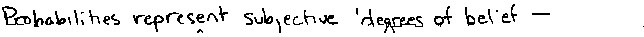
#> input picture experiments/segment/result/line1.png, 644 x 37 px, given in place of line1.png.png, which was not available
$ python word.py result/line1.png   (Python 2 division)
#> lines starting #> are read from the running program, lines starting #| are printed output that depends on the picture; after the words box and inside, x2 and y2 are one past the last pixel; in counts of white or black regions, pixels touching at a corner belong together; pictures that were not available may be replaced by others from this repository, and a replacement may not be noted
#!/usr/bin/python

from PIL import Image;
import glob, os;
import sys;

if (len(sys.argv) < 2):
	print "Enter line*.png number!";
	exit();


im = Image.open("result/line"+sys.argv[1]+".png");
#> im is the input picture: PIL image 644x37 RGB; 91.7% white; black in thin lines or dots, all inside (x1, y1, x2, y2) = (2, 4, 644, 33)
imsize = im.size;
#> imsize = (644, 37)

pix_thresh = 230;

def lowpass(ar):
	nar = [];
	for i in range(0, len(ar)):
		if ( i >= 12 ): nar.append(2 * nar[i-1] - nar[i-2] + ar[i] - 2 * ar[i-6] + ar[i - 12]);
		elif ( i >= 6 ): nar.append(2 * nar[i-1] - nar[i-2] + ar[i] - 2 * ar[i-6]);
		elif ( i >= 2 ): nar.append(2 * nar[i-1] - nar[i-2] + ar[i]);
		elif ( i >= 1 ): nar.append(2 * nar[i-1] + ar[i]);
		else: nar.append(ar[i]);
	return nar;

def highpass(ar):
	nar = [];
	for i in range(0, len(ar)):
		if ( i >= 32 ): nar.append(32 * ar[i-16] - (nar[i-1] + ar[i] - ar[i-32]));
		elif ( i >= 16 ): nar.append(32 * ar[i-16] - (nar[i-1] + ar[i]));
		elif ( i >= 1 ): nar.append(- (nar[i-1] + ar[i]));
		else: nar.append(- ( ar[i]));
	return nar;

def diff(ar):
	nar = [];
	for i in range(0, len(ar)-2):
		if ( i >= 2): nar.append(-ar[i-2] - 2 * ar[i-1] + 2 * ar[i+1] + ar[i + 2]);
		elif ( i >= 1): nar.append(- 2 * ar[i-1] + 2 * ar[i+1] + ar[i + 2]);
		else: nar.append(2 * ar[i+1] + ar[i + 2]);
	return nar;


x_pixels = [];
for i in range(0, imsize[0]):
	pix_tot = 0;
	for j in range(0, imsize[1]):
		pix = im.getpixel((i,j));
		if ( pix[0] < pix_thresh ): pix_tot += 1;

	x_pixels.append(pix_tot);
#> after the loop, x_pixels = 644 values, max 16 at index 34, min 0 at index 0, mean 3.07


passed = diff(x_pixels);
#> after the loop in diff, `for i in range(0, len(ar)-2):`: nar = 642 values, max 46 at index 33, min -31 at index 157, mean 0.00156
#> passed has the same summary as nar in diff
#passed = diff(highpass(lowpassx_pixels)));

nar = [];
window = [0,0,0];
wpos = 0;

maxs = 0;
for i in range(0, len(passed)):
	sq = abs(passed[i]);# * passed[i];
#	nar.append(sq);

	window[wpos % len(window)] = sq;
	wpos += 1;
	s = 0;
	for n in window: s += n;
	#s /= len(window);

	nar.append(s);
	if (s > maxs): maxs = s;
#> this loop made 642 passes
#> (sq, maxs) on passes 1, 2, 3, 4, 5, 34, 35: (3, 3), (11, 14), (18, 32), (21, 50), (23, 62), (46, 77), (25, 93)
#> sq on passes 6 to 11: 18, 3, 24, 21, 6, 0
#> after the loop, maxs = 93; nar = 642 values, max 93 at index 34, min 0 at index 124, mean 21.3; window = [0, 0, 1]; wpos = 642

#nar = y_pixels;

if (maxs == 0 ): exit();

img = Image.new("RGB", imsize, "#FFFFFF");
#> img: PIL image 644x37 RGB; every value is 255

running = False;
divs = [];
for i in range(0, len(nar)):
	if ( nar[i]*1000/maxs < 7 ):
		if running == False: divs.append(i);
		running = True;
	else: running = False;

	for j in range(0, nar[i]*imsize[1]/maxs):
		img.putpixel((i,j), (0,0,255));
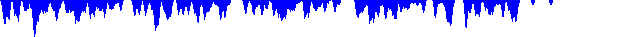
#> img: PIL image 644x37 RGB; mean R, G, B 199.6, 199.6, 255
#> after the loop, divs = [124, 232, 342, 427, 456, 521, 536, 554]

img.save("result/sawords.png", "png");

last_d = 0;
linec = 0;

for d in divs:
	if ( d <= last_d ): continue;

	mi = Image.new("RGB", (d-last_d, imsize[1]), "#FFFFFF");
	for i in range(0, imsize[1]):
		for j in range(last_d, d):
			p = im.getpixel((j,i));
			mi.putpixel((j-last_d,i), p);


	mid = imsize[1]/2;
	nempty = False;
	for j in range(0, d - last_d):
		p0 = im.getpixel((j+last_d, mid))[0] < pix_thresh;
		if ( p0 ):
			nempty = True;

	for i in range(1, imsize[1] - 1):
		xsum = 0;
		for j in range(0, d - last_d):
			p0 = im.getpixel((j+last_d, i))[0] < pix_thresh;
			if ( p0 ): xsum += 1;

		if ( (xsum*100)/(d-last_d) > 70 ):
			for j in range(0, d - last_d):
				pa = im.getpixel((j+last_d, i-1))[0] < pix_thresh;
				p0 = im.getpixel((j+last_d, i))[0] < pix_thresh;
				pb = im.getpixel((j+last_d, i+1))[0] < pix_thresh;

				if ( (not pa) or (not p0) or (not pb) ):
					mi.putpixel((j,i), (255,255,255));


	if ( d-last_d > 10 and nempty ):
		mi.save("result/word"+sys.argv[1]+"_"+str(linec)+".png", "png");

	print "\t Word" + str(linec) + " completed!";
	linec += 1;

	last_d = d+2;
	for i in range(0, imsize[1]):
		im.putpixel((d, i), (255,0,0));
#> this loop made 8 passes
#> (d, last_d) on passes 1 to 8: (124, 126), (232, 234), (342, 344), (427, 429), (456, 458), (521, 523), (536, 538), (554, 556)
#| 	 Word0 completed!
#| 	 Word1 completed!
#| 	 Word2 completed!
#| 	 Word3 completed!
#| 	 Word4 completed!
#| 	 Word5 completed!
#| 	 Word6 completed!
#| 	 Word7 completed!
#> pass 1, `mi.save("result/word"+sys.argv[1]+"_"+str(linec)+".png", "png");`:
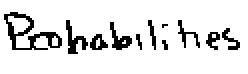
#> saved as line1.png_0.png: PIL image 124x37 RGB (shown 2 times larger); 88.6% white; black in thin lines or dots, all inside (x1, y1, x2, y2) = (2, 6, 120, 27)
#> pass 2, `mi.save("result/word"+sys.argv[1]+"_"+str(linec)+".png", "png");`:
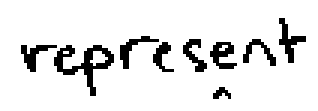
#> saved as line1.png_1.png: PIL image 106x37 RGB (shown 3 times larger); 89.7% white; black in thin lines or dots, all inside (x1, y1, x2, y2) = (7, 6, 102, 33)
#> after the loop:
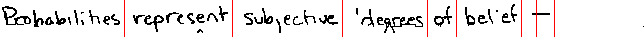
#> im: PIL image 644x37 RGB; mean R, G, B 233.9, 230.7, 230.7
#> after the loop: mi: PIL image 16x37 RGB; every value is 255
#> after the loop, linec = 8


#im.save("result/pp.png", "png");
im.save("result/line_"+sys.argv[1]+".png", "png");

$ run again, on experiments/segment/result/line_2.png
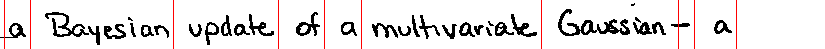
#> input picture experiments/segment/result/line_2.png, 825 x 49 px, given in place of line_2.png.png, which was not available
#> im is the input picture: PIL image 825x49 RGB; mean R, G, B 230.8, 227.7, 227.7
#> after the loop `for i in range(0, imsize[0]):`: x_pixels = 825 values, max 22 at index 207, min 0 at index 4, mean 4.66
#> after the loop in diff, `for i in range(0, len(ar)-2):`: nar = 823 values, max 52 at index 205, min -57 at index 99, mean -0.00486
#> passed has the same summary as nar in diff
#> the loop `for i in range(0, len(passed)):` made 823 passes
#> (sq, maxs) on passes 1, 2, 3, 8, 9, 10, 11, 53: (3, 3), (1, 4), (1, 5), (4, 7), (16, 21), (26, 46), (18, 60), (46, 73)
#> after the loop `for i in range(0, len(passed)):`: maxs = 131; nar = 823 values, max 131 at index 100, min 0 at index 30, mean 26.08; window = [0, 0, 0]; wpos = 823
#> the loop `for i in range(0, len(nar)):` made 823 passes
#> running on passes 1 to 8: False, False, False, False, False, False, False, False
#> after the loop `for i in range(0, len(nar)):`:
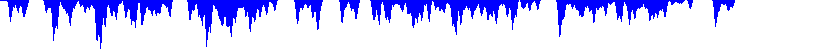
#> img: PIL image 825x49 RGB; mean R, G, B 206.5, 206.5, 255
#> after the loop `for i in range(0, len(nar)):`: divs = [30, 173, 278, 324, 361, 541, 694, 736]
#> the loop `for d in divs:` made 8 passes
#> (d, last_d) on passes 1 to 8: (30, 32), (173, 175), (278, 280), (324, 326), (361, 363), (541, 543), (694, 696), (736, 738)
#> (printed output is left out)
#> after the loop `for d in divs:`:
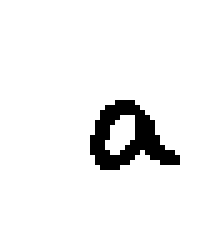
#> mi: PIL image 40x49 RGB (shown 5 times larger); 93.8% white; 1 black region, box (x1, y1, x2, y2) and area: (18, 20, 36, 34) 121
#> after the loop `for d in divs:`: linec = 8

$ run again, on experiments/segment/result/line_3.png
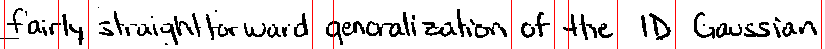
#> input picture experiments/segment/result/line_3.png, 825 x 49 px, given in place of line_3.png.png, which was not available
#> im is the input picture: PIL image 825x49 RGB; mean R, G, B 226.4, 223, 223
#> after the loop `for i in range(0, imsize[0]):`: x_pixels = 825 values, max 23 at index 539, min 0 at index 4, mean 5.5
#> after the loop in diff, `for i in range(0, len(ar)-2):`: nar = 823 values, max 52 at index 457, min -52 at index 82, mean -0.00486
#> passed has the same summary as nar in diff
#> the loop `for i in range(0, len(passed)):` made 823 passes
#> (sq, maxs) on passes 1, 2, 3, 6, 7, 8, 13, 14: (3, 3), (1, 4), (1, 5), (4, 6), (7, 11), (6, 17), (25, 32), (36, 68)
#> after the loop `for i in range(0, len(passed)):`: maxs = 123; nar = 823 values, max 123 at index 83, min 0 at index 88, mean 33.16; window = [0, 0, 0]; wpos = 823
#> the loop `for i in range(0, len(nar)):` made 823 passes
#> running on passes 1 to 8: False, False, False, False, False, False, False, False
#> after the loop `for i in range(0, len(nar)):`:
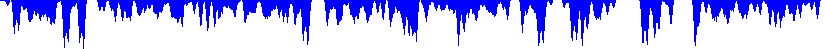
#> img: PIL image 825x49 RGB; mean R, G, B 188.9, 188.9, 255
#> after the loop `for i in range(0, len(nar)):`: divs = [88, 312, 511, 554, 617, 675, 821]
#> the loop `for d in divs:` made 7 passes
#> (d, last_d) on passes 1 to 7: (88, 90), (312, 314), (511, 513), (554, 556), (617, 619), (675, 677), (821, 823)
#> (printed output is left out)
#> after the loop `for d in divs:`:
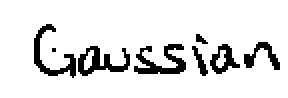
#> mi: PIL image 144x49 RGB (shown 2 times larger); 88.9% white; 8 black regions (2 under 20 px), largest, box (x1, y1, x2, y2) and area: (67, 22, 93, 37) 186, (39, 23, 65, 38) 170, (17, 12, 38, 39) 161, (105, 22, 120, 37) 101, (122, 21, 140, 35) 97, (96, 23, 104, 38) 46
#> after the loop `for d in divs:`: linec = 7
